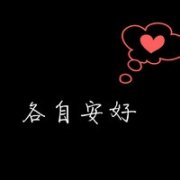
#> input picture pic/0.jpg, 180 x 180 px
$ python segmentation.py pic/0.jpg out.png   (Python 2 division)   (older library calls are emulated)
#> lines starting #> are read from the running program, lines starting #| are printed output that depends on the picture
import sys
from PIL import Image
from numpy import *

def histeq(im, nbr_bins=256):
    imhist, bins = histogram(im.flatten(), nbr_bins, normed=True)
    cdf = imhist.cumsum()
    cdf = 255*cdf / cdf[-1]
    im2=interp(im.flatten(), bins[:-1], cdf)

    return im2.reshape(im.shape), cdf


if __name__=='__main__':
    fin=sys.argv[1]
    fout=sys.argv[2]
    im = Image.open(fin)
#> im is the input picture: PIL image 180x180 RGB; mean R, G, B 8.4, 5.5, 5.6
    arr_im=array(im)

    ##
    # convert the RGB color data to appropriate data,
    # gray value is a choice, but not a good one
    ##
    #im_normal=im.convert(mode="P", palette=0)
    #im_normal=im_normal.resize((180,180))
    im_normal=im.convert("L")
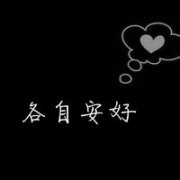
#> im_normal: PIL image 180x180 L; min 0, max 255, mean 6.4
    print im_normal.format, im_normal.size, im_normal.mode
#| None (180, 180) L


    ##
    # histogram equalization maybe is not necessary
    ##
    #arr_im_normal, cdf=histeq(array(im_normal))

    ##
    # segment the picture, and cut the character out
    ##

    ##
    # output the processed picture
    ##
    #im_out=Image.fromarray(uint8(arr_im_normal))
    im_out=im_normal
    print im_out.format, im_out.size, im_out.mode
#| None (180, 180) L
    im_out.save(fout)


$ run again, on pic/2.jpg
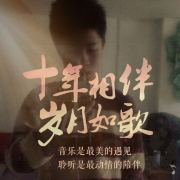
#> input picture pic/2.jpg, 180 x 180 px
#> im is the input picture: PIL image 180x180 RGB; mean R, G, B 100.2, 83.3, 67.7
#> `im_normal=im.convert("L")`:
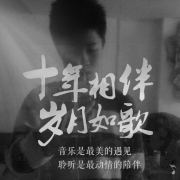
#> im_normal: PIL image 180x180 L; min 1, max 241, mean 86.5
#| None (180, 180) L
#| None (180, 180) L

$ run again, on pic/3.jpg
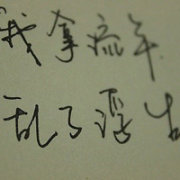
#> input picture pic/3.jpg, 180 x 180 px
#> im is the input picture: PIL image 180x180 RGB; mean R, G, B 131.2, 133.7, 107.1
#> `im_normal=im.convert("L")`:
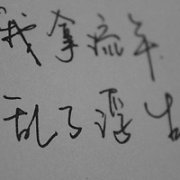
#> im_normal: PIL image 180x180 L; min 6, max 165, mean 130
#| None (180, 180) L
#| None (180, 180) L
